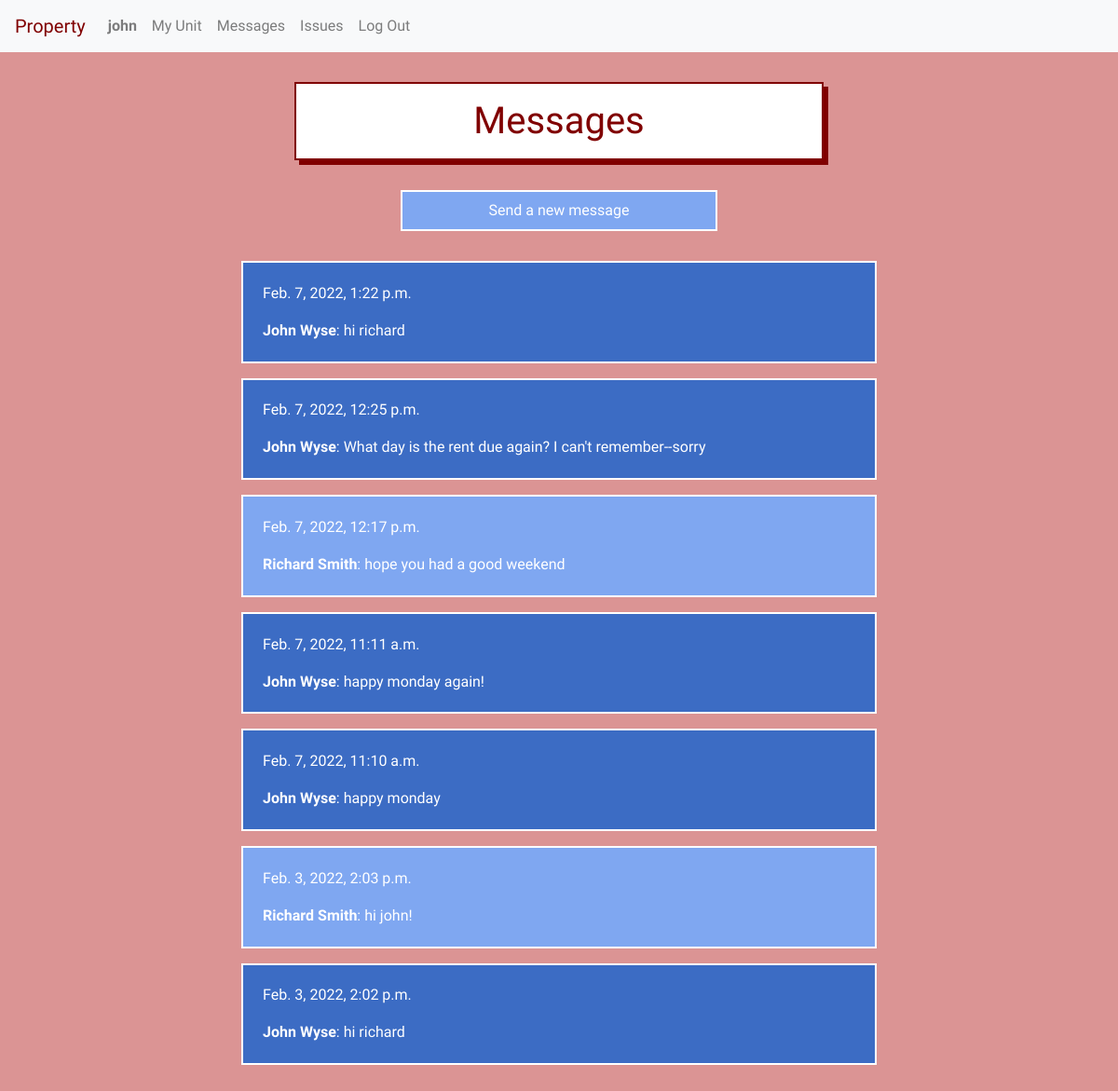
Page /messages (signed in) on the earlier database version.
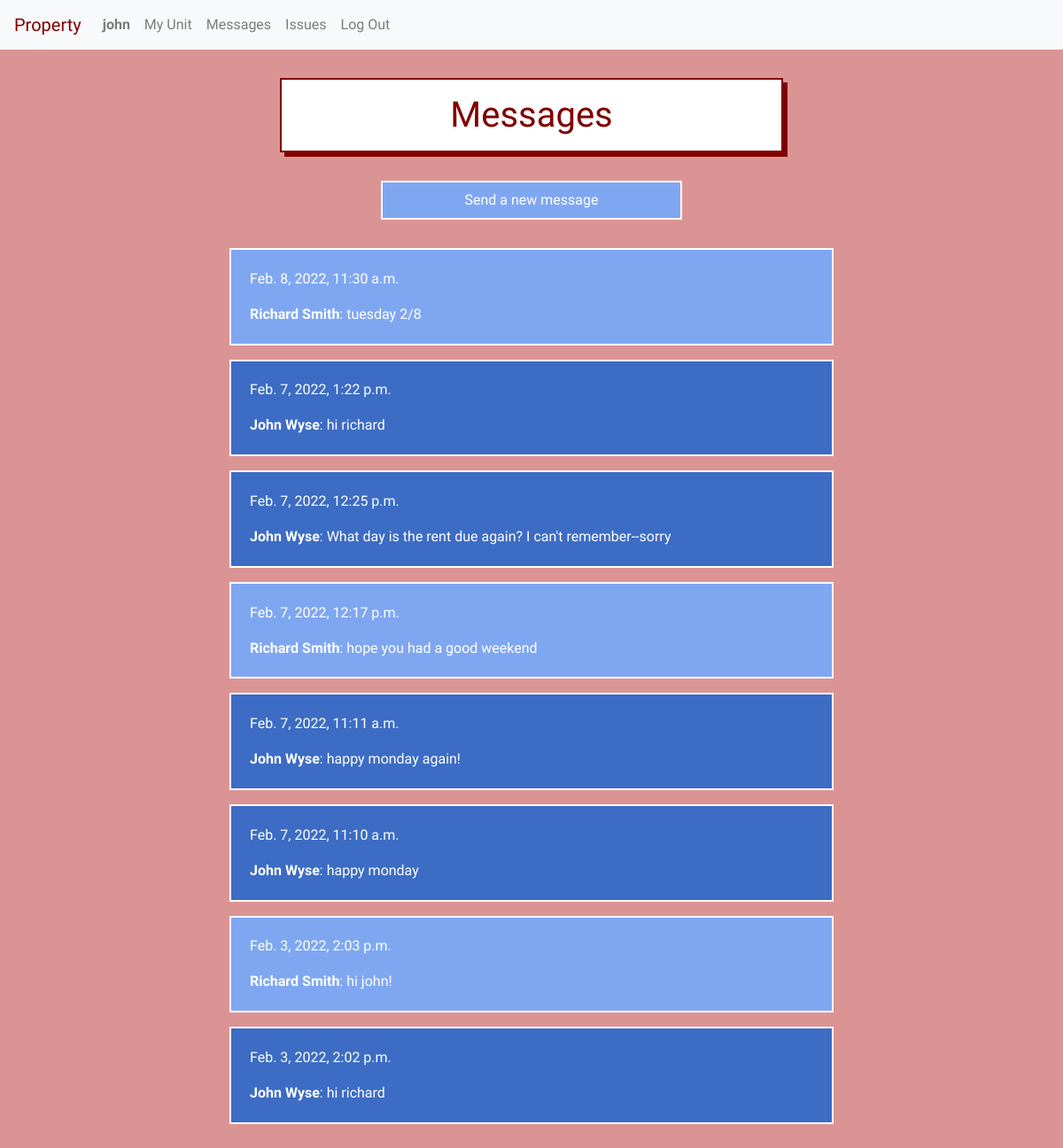
Same page on the later database version.
### property/models.py (models this page shows, shortened)
class User(AbstractUser):
    tenant = models.BooleanField(default=True)
    manager = models.BooleanField(default=False)

class Message(models.Model):
    sender = models.ForeignKey(User, on_delete=models.CASCADE, related_name="senders")
    recipient = models.ForeignKey(User, on_delete=models.CASCADE, related_name="recipients")
    timestamp = models.DateTimeField(default=timezone.now)
    image = models.URLField(blank=True, default='', max_length=1000)
    text = models.TextField(max_length=1000, default=" ", null=False, blank=False)
    read = models.BooleanField(default=False)

### property/views.py (the view, shortened to what this page needs)
# urls.py: path("messages", views.messages, name="messages"),
@login_required
def messages(request):
    if request.method == "GET":
        user = User.objects.get(username=request.user)
        if user.tenant == True:
            try:
                unit_count = Unit.objects.filter(tenant=request.user).count()
            except ObjectDoesNotExist:
                unit_count = 0
            print(unit_count)
            if unit_count == 1:
                unit_claimed = True
            else:
                unit_claimed = False
            messages = Message.objects.filter(sender=user).values_list('id') | Message.objects.filter(recipient=user).values_list('id')
            ordered_messages = Message.objects.filter(id__in=messages).order_by('-timestamp')
            return render(request, 'property/messages.html', {
                "messages": ordered_messages,
                "unit_claimed": unit_claimed
            })
    else:
        return render(request, 'property/error.html')

### property/templates/property/messages.html (shortened to what this page needs)
{% extends "property/layout.html" %}
{% block body %}
<h1>Messages</h1>
{% if user.tenant %}
    {% if unit_claimed %}
        <button onclick="show_send_message_form_block()" class="send_a_message">Send a new message</button>
    {% else %}
        <br><br>
        You must claim an address and property manager before you can send or recieve messages.
    {% endif %}
    {% for message in messages %}
    <div class="listed-item-messages-{{message.sender.tenant}}">
        <div class="original_message_content">
            <p class="timestamp">{{ message.timestamp }}</p>
            <p id="original_content_{{message.id}}"><strong>{{ message.sender.first_name }} {{ message.sender.last_name }}</strong>: {{ message.text }}</p>
        </div>
    </div>
    {% endfor %}
{% endif %}
{% endblock %}

### property/templates/property/layout.html (shortened to what this page needs)
{% load static %}
<!DOCTYPE html>
<html lang="en">
    <head>
        <link rel="stylesheet" href="https://stackpath.bootstrapcdn.com/bootstrap/4.3.1/css/bootstrap.min.css">
        <link href="{% static 'property/styles.css' %}" rel="stylesheet">
    </head>
    <body>
        {% if user.is_authenticated %}
        <nav class="navbar sticky-top navbar-expand-lg navbar-light bg-light">
            <a id="property" class="navbar-brand" href="{% url 'index' %}">Property</a>
            <div class="collapse navbar-collapse" id="navbarTogglerDemo02">
              <ul class="navbar-nav mr-auto mt-2 mt-lg-0">
                <li class="nav-item">
                    <a class="nav-link" href="{% url 'profile' %}"><strong>{{ user.username }}</strong></a>
                </li>
                {% if user.tenant %}
                <li class="nav-item">
                    <a class="nav-link" href="{% url 'index' %}">My Unit</a>
                </li>
                {% endif %}
                <li class="nav-item">
                    <a class="nav-link" href="{% url 'messages' %}">Messages</a>
                </li>
                <li class="nav-item">
                    <a class="nav-link" href="{% url 'issues' %}">Issues</a>
                </li>
                <li class="nav-item">
                    <a class="nav-link" href="{% url 'logout' %}">Log Out</a>
                </li>
              </ul>
            </div>
          </nav>
        {% endif %}
        <div class="body">
        {% block body %}
        {% endblock %}
        </div>
    </body>
</html>

### property/static/property/styles.css (style rules this page uses)
:root { --blue: rgb(60, 108, 196); --lightblue: rgb(127, 167, 241); }
body { background-color: rgb(219, 148, 148); color: maroon; font-family: 'Yusei Magic', sans-serif; }
#property { color: maroon; }
.body { padding: 2rem; text-align: center; }
h1 { padding: 1rem; margin-bottom: 1rem; margin: auto; text-align: center; border: maroon solid 2px; background-color: white; color: maroon; display: block; box-shadow: 5px 5px; width: 50%; min-width: 350px; }
.listed-item-messages-True { padding: .3rem; margin: auto; width: 60%; min-width: 300px; margin-bottom: 1rem; text-align: center; border: white solid 2px; background-color: var(--blue); color: white; display: block; }
.listed-item-messages-False { padding: .3rem; margin: auto; width: 60%; min-width: 300px; margin-bottom: 1rem; text-align: center; border: white solid 2px; background-color: var(--lightblue); color: white; display: block; }
.send_a_message { padding: 0.5rem; margin: auto; width: 30%; min-width: 200px; margin-bottom: 2rem; margin-top: 2rem; text-align: center; border: white solid 2px; background-color: var(--lightblue); color: white; }
.edit_message, .original_message_content { width: 80%; min-width: 250px; text-align: left; margin: 1rem; }

Differences in the rows shown:
added Message: timestamp "Feb. 8, 2022, 11:30 a.m.", sender.first_name "Richard", sender.last_name "Smith", text "tuesday 2/8"
